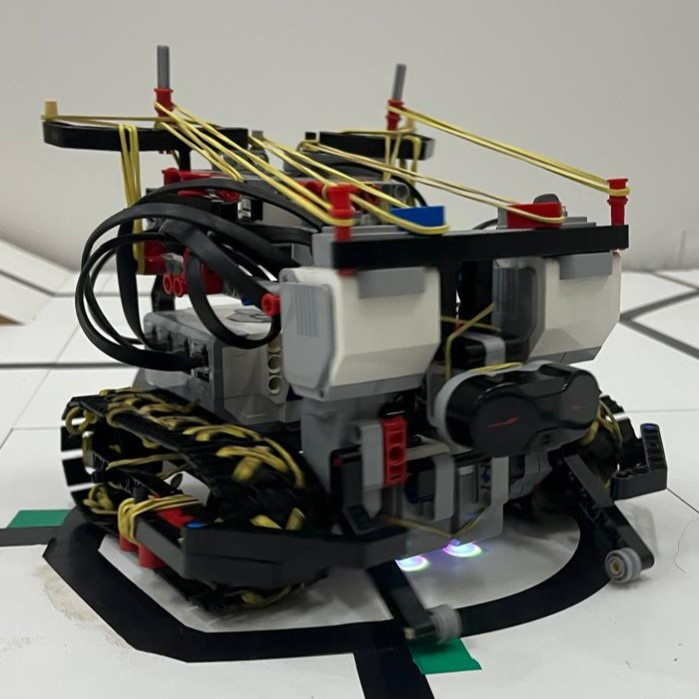
#> input picture IMG-20250723-WA0035.jpg, 699 x 699 px, given in place of the camera
$ python testeTrajetoCervos.py
#> lines starting #> are read from the running program, lines starting #| are printed output that depends on the picture; after the words box and inside, x2 and y2 are one past the last pixel; in counts of white or black regions, pixels touching at a corner belong together
import cv2
import numpy as np

#Funcao: trata imagem e retorna se o robo seguidor de linha deve ir para a esqueda ou direita
#Parametros: frame capturado da webcam e primeiro frame capturado
#Retorno: < 0: robo deve ir para a direita
#         > 0: robo deve ir para a esquerda
#         0:   nada deve ser feito
def TrataImagem(img):
    y_inicial, y_final = 80, 200
    x_inicial, x_final = 100, 300

    # 3. Recortar a imagem
    img = img[y_inicial:y_final, x_inicial:x_final]
    #obtencao das dimensoes da imagem
    height = np.size(img,0)
    width= np.size(img,1)
    gray = cv2.cvtColor(img, cv2.COLOR_BGR2GRAY)
    _, thresh = cv2.threshold(gray, 50, 255, cv2.THRESH_BINARY_INV)

    # 3. Encontrar os contornos da linha
    contours, _ = cv2.findContours(thresh, cv2.RETR_EXTERNAL, cv2.CHAIN_APPROX_SIMPLE)

    # Criar uma cópia da imagem para desenhar o trajeto
    trajeto_img = img.copy()

    # 4. Iterar pelos pontos (ex: varredura por linhas horizontais para encontrar o centro em cada altura)
    # Esse é um método muito comum para robôs seguidores de linha
    pontos_centro = []
    for y in range(0, height, 20):  # Analisa a imagem a cada 20 pixel de altura
        linha_pixels = thresh[y, :]
        indices_brancos = np.where(linha_pixels == 255)[0]

        if len(indices_brancos) > 0:
            centro_x = int(np.mean(indices_brancos))
            pontos_centro.append((centro_x, y))
    pontos = {}
    # 5. Desenhar o trajeto conectando os pontos encontrados
    if(len(pontos_centro) > 1):
        for i in range(len(pontos_centro) - 1):
            pt1 = pontos_centro[i]
            pt2 = pontos_centro[i + 1]
            print(f"Desenhando linha de {pt1} para {pt2}")  # Debug: mostra os pontos conectados
            pontos[i] = tuple([pt1, pt2])
            # Desenha uma linha vermelha (BGR: 0, 0, 255) com espessura 3
            cv2.line(trajeto_img, pt1, pt2, (0, 0, 255), 3)
    if(len(pontos) > 0):
        for pt in pontos:
            print(pontos[pt])
        print (f"proximo ponto: {pontos[0]}")

    cv2.imshow('Analise de rota',trajeto_img)
    cv2.waitKey(10)


#Programa principal

#Setup dos GPIOs:

camera = cv2.VideoCapture(1)
camera.set(3,320)
camera.set(4,240)

#faz algumas leituras de frames antes de consierar a analise
#motivo: algumas camera podem demorar mais para se "acosumar a luminosidade" quando ligam, capturando frames consecutivos com muita variacao de luminosidade. Para nao levar este efeito ao processamento de imagem, capturas sucessivas sao feitas fora do processamento da imagem, dando tempo para a camera "se acostumar" a luminosidade do ambiente
for i in range(0,20):
    (grabbed, Frame) = camera.read()
#> this loop made 20 passes
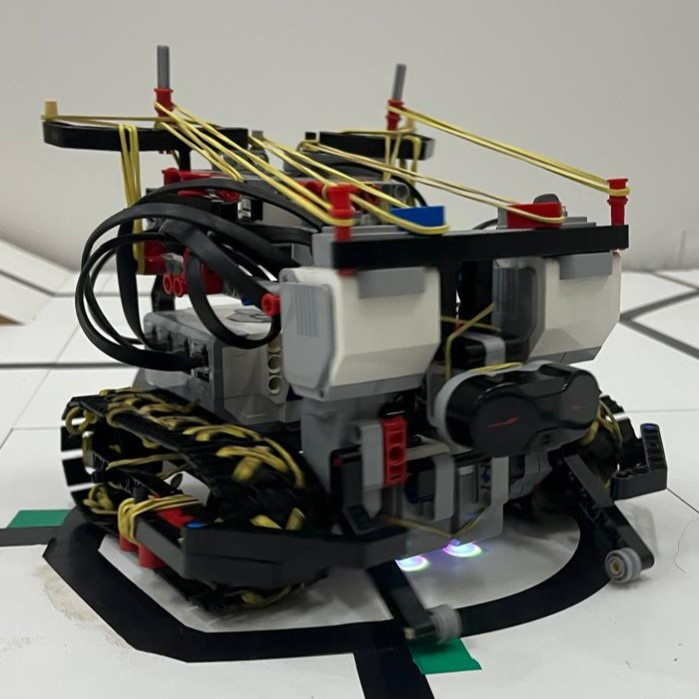
#> input picture IMG-20250723-WA0035.jpg, 699 x 699 px, given in place of the camera

while True:
    try:
      (grabbed, Frame) = camera.read()
#> Frame is the input picture: shape (699, 699, 3); mean B, G, R 112.7, 118.8, 119.4

      if (grabbed):
          TrataImagem(Frame)
#> in TrataImagem, `img = img[y_inicial:y_final, x_inicial:x_final]`:
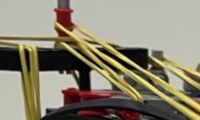
#> img: shape (120, 200, 3); mean of channels 0, 1, 2 114.8, 133.9, 140.6; drawn as B, G, R
#> in TrataImagem, `height = np.size(img,0)`: height = 120
#> in TrataImagem, `width= np.size(img,1)`: width = 200
#> in TrataImagem, `gray = cv2.cvtColor(img, cv2.COLOR_BGR2GRAY)`:
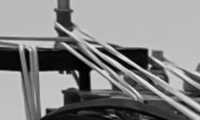
#> gray: shape (120, 200); min 0, max 240, mean 133.7
#> in TrataImagem, `_, thresh = cv2.threshold(gray, 50, 255, cv2.THRESH_BINARY_INV)`:
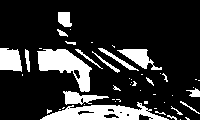
#> thresh: shape (120, 200); 18.8% white; 50 white regions (33 under 20 px)
#> in TrataImagem, `contours, _ = cv2.findContours(thresh, cv2.RETR_EXTERNAL, cv2.CHAIN_AP..`: contours = 50 contours, 38 with area under 20; largest, box (x1, y1, x2, y2) and area: (40, 102, 169, 120) 1206, (37, 49, 92, 92) 1086, (0, 48, 22, 72) 392, (117, 49, 162, 70) 342, (63, 91, 109, 105) 274
#> the loop in TrataImagem, `for y in range(0, height, 20):` made 6 passes
#> (indices_brancos, centro_x) on pass 2: ([58, 59, 60, 61, 62, 63, 64, 65, 66, 67, 68, 69], 63)
#> centro_x on passes 4 to 6: 70, 116, 79
#> after the loop in TrataImagem, `for y in range(0, height, 20):`: pontos_centro = [(63, 20), (70, 60), (116, 80), (79, 100)]
#> the loop in TrataImagem, `for i in range(len(pontos_centro) - 1):` made 3 passes
#> (pt1, pt2) on passes 1 to 3: ((63, 20), (70, 60)), ((70, 60), (116, 80)), ((116, 80), (79, 100))
#| Desenhando linha de (63, 20) para (70, 60)
#| Desenhando linha de (70, 60) para (116, 80)
#| Desenhando linha de (116, 80) para (79, 100)
#> after the loop in TrataImagem, `for i in range(len(pontos_centro) - 1):`:
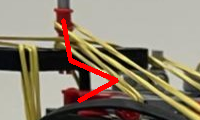
#> trajeto_img: shape (120, 200, 3); 2.76% of pixels changed, all inside (x1, y1, x2, y2) = (61, 18, 119, 103); drawn as B, G, R
#> after the loop in TrataImagem, `for i in range(len(pontos_centro) - 1):`: pontos = {0: ((63, 20), (70, 60)), 1: ((70, 60), (116, 80)), 2: ((116, 80), (79, 100))}
#> the loop in TrataImagem, `for pt in pontos:` made 3 passes
#| ((63, 20), (70, 60))
#| ((70, 60), (116, 80))
#| ((116, 80), (79, 100))
#| proximo ponto: ((63, 20), (70, 60))
          """
          if (QtdeLinhas == 0):
             print("Nenhuma linha encontrada. O robo ira parar.")
             continue

          if (Direcao > 0):
              print("Distancia da linha de referencia: "+str(abs(Direcao))+" pixels a direita")
          if (Direcao < 0):
              print("Distancia da linha de referencia: "+str(abs(Direcao))+" pixels a esquerda")
          if (Direcao == 0):
              print("Exatamente na linha de referencia!")
              """
    except (KeyboardInterrupt):
        print("encerrado")
        exit(1)
